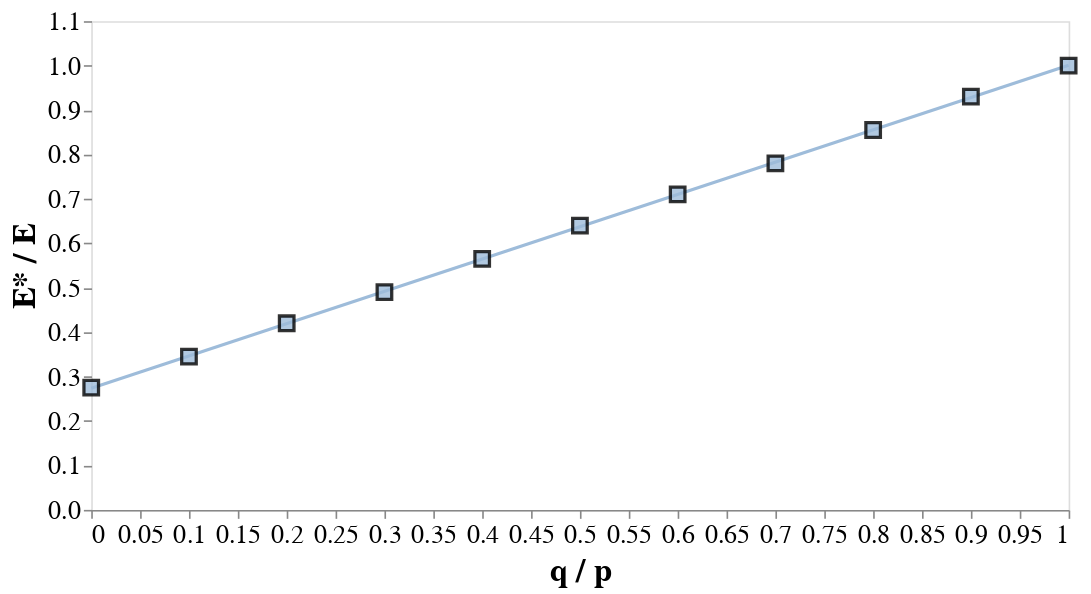

The code cell stored with this chart in its notebook:
### Code cell
degree_chart = reg_degree + chart2 
degree_chart

### Figure 1 — Vega specification as saved in the notebook (floating-point values rounded to 4 significant figures)
{"$schema": "https://vega.github.io/schema/vega/v5.json", "data": [{"name": "source_0", "values": [{"p": 0.03, "q": 0.0, "q_frac": 0.0, "peff": 0.03, "Neff": 55.0, "bounds": "p Fixed", "measure": "degree", "q / p": 0.0, "peff / p": 1.0, "neff / Nedges": 0.275, "neff / N": 0.055}, {"p": 0.03, "q": 0.003, "q_frac": 0.1, "peff": 0.03, "Neff": 69.0, "bounds": "p Fixed", "measure": "degree", "q / p": 0.1, "peff / p": 1.0, "neff / Nedges": 0.345, "neff / N": 0.069}, {"p": 0.03, "q": 0.006, "q_frac": 0.2, "peff": 0.03, "Neff": 84.0, "bounds": "p Fixed", "measure": "degree", "q / p": 0.2, "peff / p": 1.0, "neff / Nedges": 0.42, "neff / N": 0.084}, {"p": 0.03, "q": 0.009, "q_frac": 0.3, "peff": 0.03, "Neff": 98.0, "bounds": "p Fixed", "measure": "degree", "q / p": 0.3, "peff / p": 1.0, "neff / Nedges": 0.49, "neff / N": 0.098}, {"p": 0.03, "q": 0.012, "q_frac": 0.4, "peff": 0.03, "Neff": 113.0, "bounds": "p Fixed", "measure": "degree", "q / p": 0.4, "peff / p": 1.0, "neff / Nedges": 0.565, "neff / N": 0.113}, {"p": 0.03, "q": 0.015, "q_frac": 0.5, "peff": 0.03, "Neff": 128.0, "bounds": "p Fixed", "measure": "degree", "q / p": 0.5, "peff / p": 1.0, "neff / Nedges": 0.64, "neff / N": 0.128}, {"p": 0.03, "q": 0.018, "q_frac": 0.6, "peff": 0.03, "Neff": 142.0, "bounds": "p Fixed", "measure": "degree", "q / p": 0.6, "peff / p": 1.0, "neff / Nedges": 0.71, "neff / N": 0.142}, {"p": 0.03, "q": 0.021, "q_frac": 0.7, "peff": 0.03, "Neff": 156.0, "bounds": "p Fixed", "measure": "degree", "q / p": 0.7, "peff / p": 1.0, "neff / Nedges": 0.78, "neff / N": 0.156}, {"p": 0.03, "q": 0.024, "q_frac": 0.8, "peff": 0.03, "Neff": 171.0, "bounds": "p Fixed", "measure": "degree", "q / p": 0.8, "peff / p": 1.0, "neff / Nedges": 0.855, "neff / N": 0.171}, {"p": 0.03, "q": 0.027, "q_frac": 0.9, "peff": 0.03, "Neff": 186.0, "bounds": "p Fixed", "measure": "degree", "q / p": 0.9, "peff / p": 1.0, "neff / Nedges": 0.93, "neff / N": 0.186}, {"p": 0.03, "q": 0.03, "q_frac": 1.0, "peff": 0.03, "Neff": 200.0, "bounds": "p Fixed", "measure": "degree", "q / p": 1.0, "peff / p": 1.0, "neff / Nedges": 1.0, "neff / N": 0.2}]}, {"name": "data_0", "source": "source_0", "transform": [{"type": "regression", "y": "neff / Nedges", "params": false, "x": "q / p", "as": ["q / p", "neff / Nedges"]}, {"type": "project", "fields": ["neff / Nedges", "q / p"]}]}, {"name": "data_1", "values": [{"neff / Nedges": 0.275, "q / p": 0.0}, {"neff / Nedges": 0.345, "q / p": 0.1}, {"neff / Nedges": 0.42, "q / p": 0.2}, {"neff / Nedges": 0.49, "q / p": 0.3}, {"neff / Nedges": 0.565, "q / p": 0.4}, {"neff / Nedges": 0.64, "q / p": 0.5}, {"neff / Nedges": 0.71, "q / p": 0.6}, {"neff / Nedges": 0.78, "q / p": 0.7}, {"neff / Nedges": 0.855, "q / p": 0.8}, {"neff / Nedges": 0.93, "q / p": 0.9}, {"neff / Nedges": 1.0, "q / p": 1.0}]}], "marks": [{"type": "line", "name": "layer_0_marks", "from": {"data": "data_0"}, "sort": {"field": "datum[\"q / p\"]"}, "encode": {"update": {"stroke": {"value": "#9ebcda"}, "description": {"signal": "\"q / p: \" + (format(datum[\"q / p\"], \"\")) + \"; E* / E: \" + (format(datum[\"neff / Nedges\"], \"\"))"}, "y": {"field": "neff / Nedges", "scale": "y"}, "defined": {"signal": "isValid(datum[\"q / p\"]) && isFinite(+datum[\"q / p\"]) && isValid(datum[\"neff / Nedges\"]) && isFinite(+datum[\"neff / Nedges\"])"}, "x": {"field": "q / p", "scale": "x"}}}, "style": ["line"]}, {"type": "symbol", "name": "layer_1_marks", "from": {"data": "data_1"}, "encode": {"update": {"ariaRoleDescription": {"value": "point"}, "opacity": {"value": 0.8}, "size": {"value": 80}, "description": {"signal": "\"q / p: \" + (format(datum[\"q / p\"], \"\")) + \"; E* / E: \" + (format(datum[\"neff / Nedges\"], \"\"))"}, "stroke": {"value": "black"}, "fill": {"value": "#9ebcda"}, "x": {"field": "q / p", "scale": "x"}, "y": {"field": "neff / Nedges", "scale": "y"}, "shape": {"value": "square"}}}, "style": ["point"]}], "scales": [{"name": "x", "type": "linear", "domain": {"fields": [{"data": "data_0", "field": "q / p"}, {"data": "data_1", "field": "q / p"}]}, "range": [0, {"signal": "width"}], "zero": false, "nice": true}, {"name": "y", "type": "linear", "domain": [0, 1.1], "range": [{"signal": "height"}, 0], "zero": true}], "axes": [{"scale": "x", "format": "", "title": "q / p", "grid": false, "labelFlush": true, "tickCount": {"signal": "ceil(width/40)"}, "zindex": 0, "labelOverlap": true, "orient": "bottom"}, {"scale": "y", "orient": "left", "labelOverlap": true, "zindex": 0, "title": "E* / E", "tickCount": {"signal": "ceil(height/40)"}, "grid": false}], "background": "white", "width": 600, "style": "cell", "padding": 5, "config": {"mark": {"fill": "#9ebcda"}, "axisX": {"labelFont": "monospace", "labelFontSize": 16, "titleFontSize": 20, "grid": false}, "axisY": {"domain": false, "grid": false, "labelFont": "monospace", "labelFontSize": 16, "titleFontSize": 20}, "legend": {"titleFontSize": 20, "labelFontSize": 16}, "style": {"cell": {"height": 300, "width": 300}, "line": {"fill": null, "stroke": "black"}, "group-title": {"fontSize": 18, "font": "monospace", "fontColor": "#000000"}}}, "height": 300}
